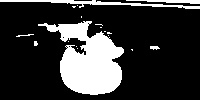
#> input picture exp/tutorial_exp3/code/python_pc/dataset/duck/0.jpg, 200 x 100 px, found by its file name; its folder holds only this picture in this run
$ python cut.py
#> lines starting #> are read from the running program, lines starting #| are printed output that depends on the picture
import cv2
class_name = ['pikaqiu', 'miaowazhongzi', 'jienigui', 'xiaohuolong', 'yibu', 'kabishou']

for j in range(0,6):
    classes = class_name[j]
    for i in range(0,7):
        img = cv2.imread("./"+classes+"/"+str(i)+".jpg")
#> img is the input picture: shape (100, 200, 3); min 0, max 255, mean 54.1
        H, W,_ = img.shape
#> H = 100; W = 200
        cutted = img[round(H*0.1):round(H*0.9),round(W*0.6):,:]
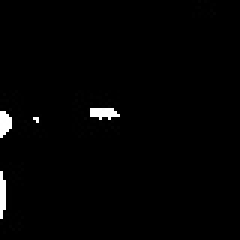
#> cutted: shape (80, 80, 3) (shown 3 times larger); min 0, max 255, mean 3.4
        print(cutted.shape)
#| (80, 80, 3)
#> (the run stopped early here; a loop or call above may not have finished)

$ run again, on exp/tutorial_exp3/code/python_pc/dataset/others/0.jpg
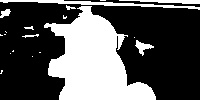
#> input picture exp/tutorial_exp3/code/python_pc/dataset/others/0.jpg, 200 x 100 px, found by its file name
#> img is the input picture: shape (100, 200, 3); min 0, max 255, mean 86.8
#> `cutted = img[round(H*0.1):round(H*0.9),round(W*0.6):,:]`:
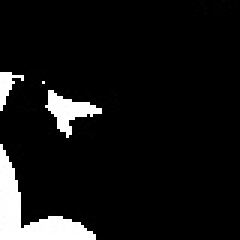
#> cutted: shape (80, 80, 3) (shown 3 times larger); min 0, max 255, mean 19.6
#| (80, 80, 3)
